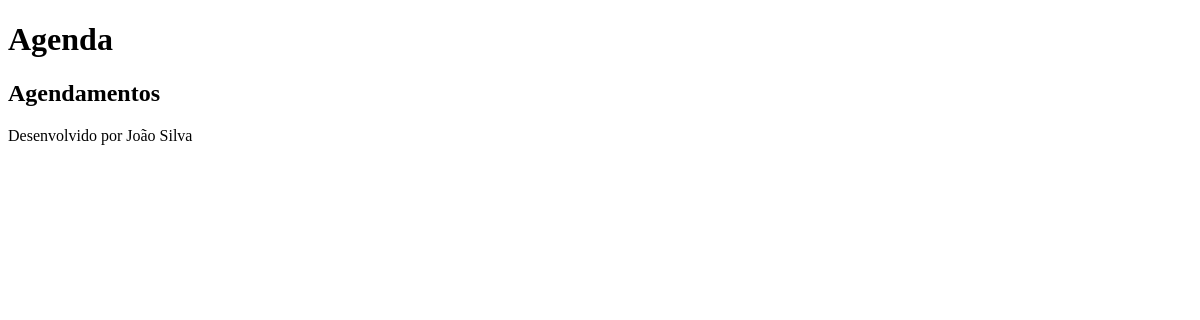
Before: /agenda/ with the older database file.
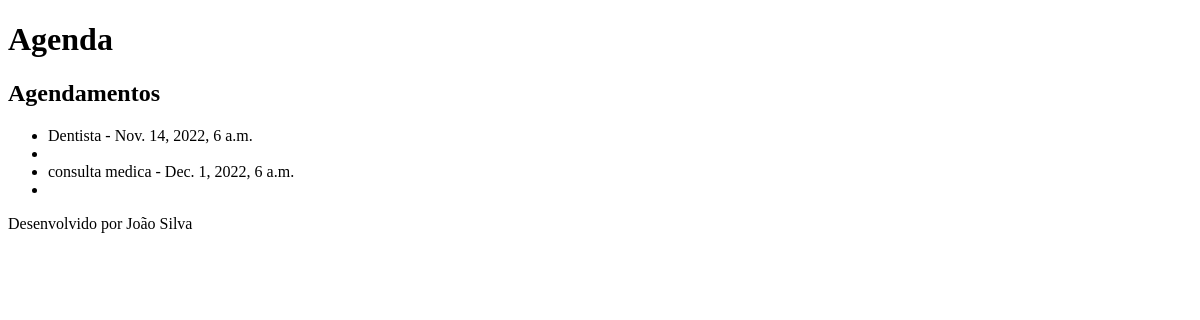
After: the same page with the newer database file.
### app_agenda/models.py (models this page shows, shortened)
class Evento(models.Model):
    titulo = models.CharField(max_length=100)
    descricao = models.TextField(null=True, blank=True)
    "cria campo de data para o evento"
    data_evento = models.DateTimeField(verbose_name='Data do evento')
    "data da criacao do evento como parametro de data automatico," \
    " de forma que o usuario nao pode altera-la "
    data_criacao = models.DateTimeField(auto_now=True)
    usuario = models.ForeignKey(User, on_delete=models.CASCADE)
    class Meta:
        db_table = 'evento'

### app_agenda/views.py (the view)
# urls.py: path('agenda/', views.lista_eventos)
def lista_eventos(request):
    evento = Evento.objects.all()
    data = {'eventos': evento}
    return render(request, 'agenda.html', data)

### templates/agenda.html (shortened to what this page needs)
{%  extends "model-page.html"%}
{%block content%}
<h2>Agendamentos </h2>
<ul>
    {% for evento in eventos %}
    <li>{{evento.titulo }} - {{evento.data_evento }}
    <li>
        {% endfor %}
</ul>
{% endblock %}

### templates/model-page.html
<!DOCTYPE html>
<html lang="en">
<head>
    {% include "model-header.html"%}
</head>
<body>
{%block content%} {% endblock%}
</body>
{%include "model-footer.html"%}
</html>

### templates/model-header.html (shortened to what this page needs)
<h1>Agenda</h1>

### templates/model-footer.html
<p>
    Desenvolvido por João Silva
</p>

Changed rows visible on the page:
added Evento: titulo "Dentista", data_evento "Nov. 14, 2022, 6 a.m."
added Evento: titulo "consulta medica", data_evento "Dec. 1, 2022, 6 a.m."
